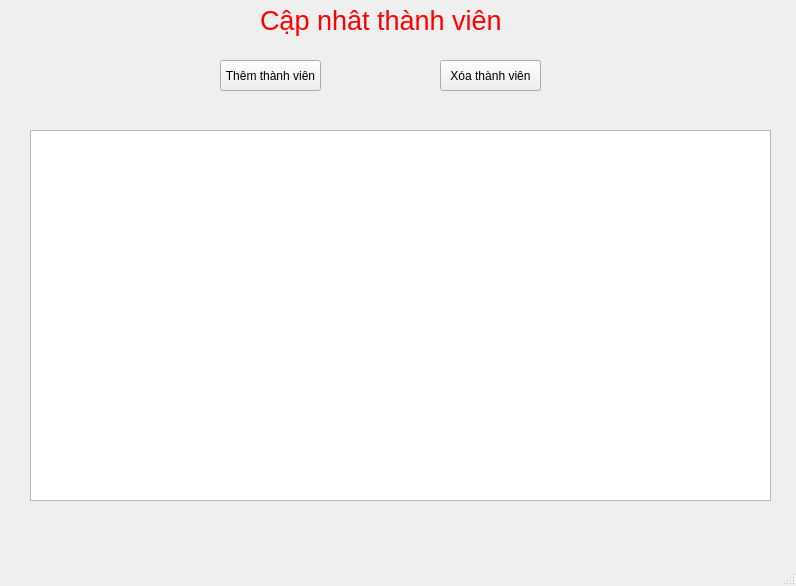
<?xml version="1.0" encoding="UTF-8"?>
<ui version="4.0">
 <class>seachtocomplement_addordel</class>
 <widget class="QMainWindow" name="seachtocomplement_addordel">
  <property name="geometry">
   <rect>
    <x>0</x>
    <y>0</y>
    <width>796</width>
    <height>586</height>
   </rect>
  </property>
  <property name="windowTitle">
   <string>MainWindow</string>
  </property>
  <widget class="QWidget" name="centralwidget">
   <widget class="QLabel" name="label">
    <property name="geometry">
     <rect>
      <x>260</x>
      <y>0</y>
      <width>241</width>
      <height>41</height>
     </rect>
    </property>
    <property name="text">
     <string>&lt;html&gt;&lt;head/&gt;&lt;body&gt;&lt;p&gt;&lt;span style=&quot; font-size:20pt; color:#ff0000;&quot;&gt;Cập nhât thành viên&lt;/span&gt;&lt;/p&gt;&lt;/body&gt;&lt;/html&gt;</string>
    </property>
   </widget>
   <widget class="QTableView" name="tableView_tv">
    <property name="geometry">
     <rect>
      <x>30</x>
      <y>130</y>
      <width>741</width>
      <height>371</height>
     </rect>
    </property>
   </widget>
   <widget class="QPushButton" name="btn_ttv">
    <property name="geometry">
     <rect>
      <x>220</x>
      <y>60</y>
      <width>101</width>
      <height>31</height>
     </rect>
    </property>
    <property name="text">
     <string>Thêm thành viên</string>
    </property>
   </widget>
   <widget class="QPushButton" name="btn_xtt">
    <property name="geometry">
     <rect>
      <x>440</x>
      <y>60</y>
      <width>101</width>
      <height>31</height>
     </rect>
    </property>
    <property name="text">
     <string>Xóa thành viên</string>
    </property>
   </widget>
  </widget>
  <widget class="QMenuBar" name="menubar">
   <property name="geometry">
    <rect>
     <x>0</x>
     <y>0</y>
     <width>796</width>
     <height>22</height>
    </rect>
   </property>
  </widget>
  <widget class="QStatusBar" name="statusbar"/>
 </widget>
 <resources/>
 <connections/>
</ui>
